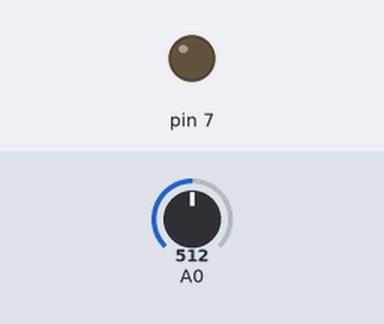
A sketch run on a simulated Arduino Uno, built with avr-gcc and run on an emulated ATmega328P. Parts: output pins drawn as LEDs (lit = HIGH). The inputs (shaded band) are chosen by the test bench; at power-on: A0 = 512.

Above: at 1.2 s.
1.3 s: A0 set to 487
At 2.2 s:
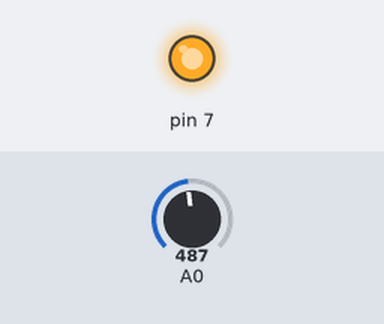
2.8 s: A0 set to 510
At 3.3 s:
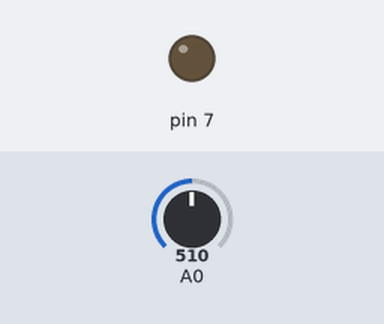
4.3 s: A0 set to 490
At 5.7 s:
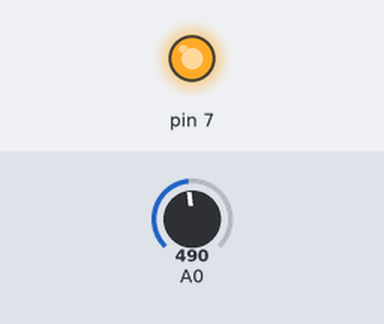
Timing chart, 0 to 7.3 s (numbered marks = the images above; inputs shaded):
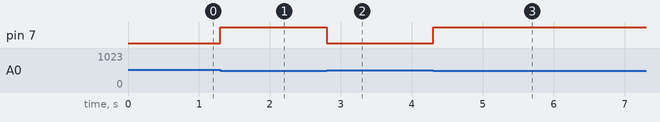

Measured:
- the behaviour switches between 500 and 499 on A0 (found by bisection; images 0 and 1)
- after the input at 1.3 s, pin 7: LOW → HIGH at once
- after the input at 2.8 s, pin 7: HIGH → LOW at once
- after the input at 4.3 s, pin 7: LOW → HIGH at once

The sketch:

terrific_tumelo_jaiks1.ino
```cpp
int value=0;
void setup()
{
  Serial.begin(9600);
  pinMode(A0,INPUT);
  pinMode(7,OUTPUT);
}

void loop()
{
  value=analogRead(A0);

  if(value<500)
  {
    digitalWrite(7,HIGH);

  }
  else
  {
    digitalWrite(7,LOW);

  }}
```
